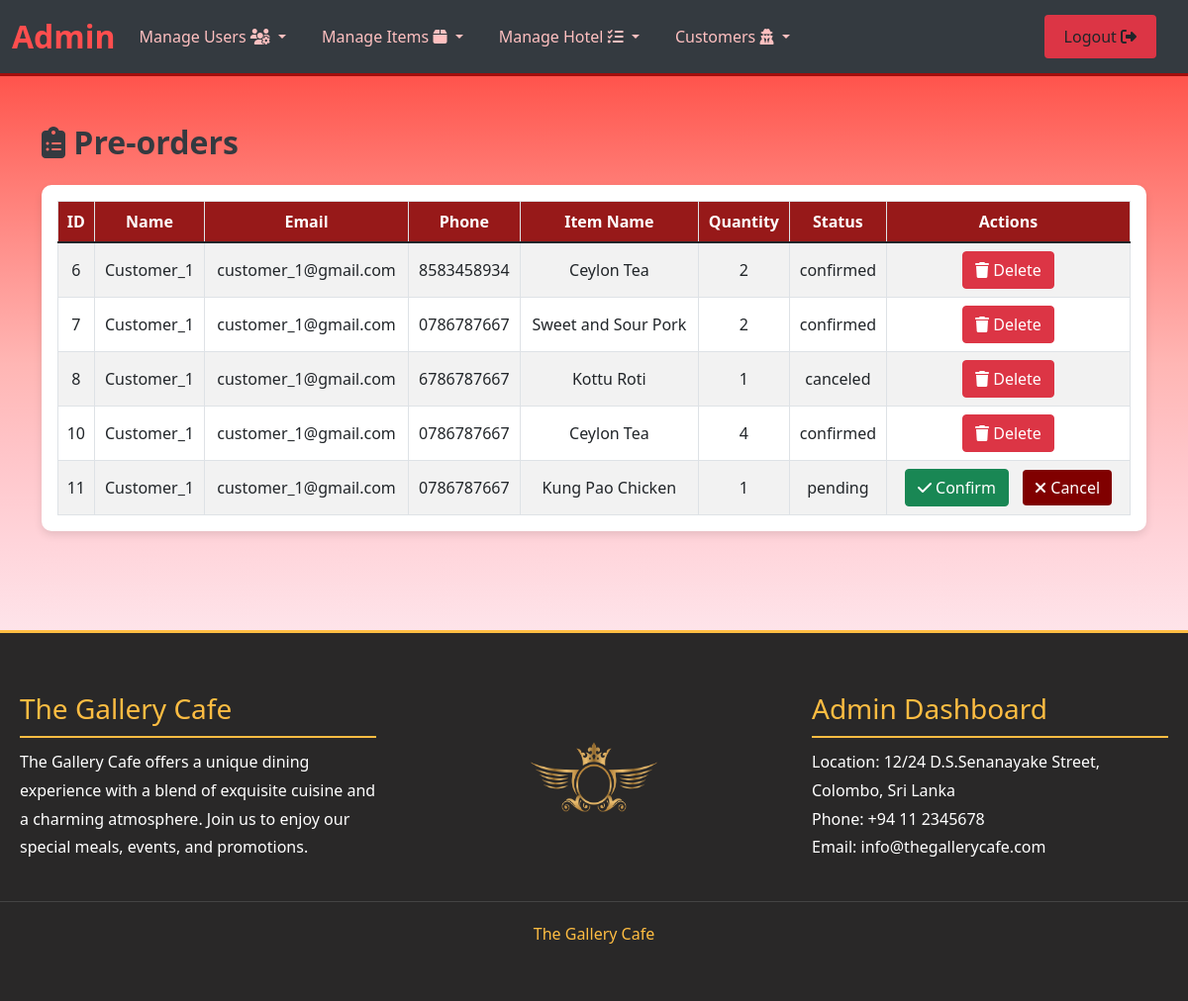
The page /the_gallery_cafe/admin/pre_order_check.php (signed in) on the database its author committed.
### tables this page shows
CREATE TABLE `pre_orders` (
  `id` int(11) NOT NULL,
  `item_id` int(11) NOT NULL,
  `name` varchar(255) NOT NULL,
  `email` varchar(255) NOT NULL,
  `phone` varchar(20) NOT NULL,
  `item_name` varchar(255) NOT NULL,
  `quantity` int(11) NOT NULL,
  `status` varchar(20) DEFAULT 'pending',
  `created_at` timestamp NOT NULL DEFAULT current_timestamp()
);

### the_gallery_cafe/admin/pre_order_check.php (the view, shortened to what this page needs)
<!DOCTYPE html>
<html lang="en">
<head>
    <link rel="stylesheet" href="css/pre_order.css">
    <link rel="stylesheet" href="https://cdnjs.cloudflare.com/ajax/libs/font-awesome/5.15.3/css/all.min.css">
</head>
<body>
<?php include('partials/header_a.php'); ?>
<?php include('../config.php'); ?>
<div class="container mt-5">
    <h2><i class="fas fa-clipboard-list"></i> Pre-orders</h2>
    <div class="card mt-4">
        <div class="card-body">
            <table class="table table-bordered">
                <thead>
                    <tr>
                        <th>ID</th>
                        <th>Name</th>
                        <th>Email</th>
                        <th>Phone</th>
                        <th>Item Name</th>
                        <th>Quantity</th>
                        <th>Status</th>
                        <th>Actions</th>
                    </tr>
                </thead>
                <tbody>
                    <?php
                    $result = $conn->query("SELECT * FROM pre_orders");
                    while ($row = $result->fetch_assoc()) {
                        echo "<tr>";
                        echo "<td>" . $row['id'] . "</td>";
                        echo "<td>" . $row['name'] . "</td>";
                        echo "<td>" . $row['email'] . "</td>";
                        echo "<td>" . $row['phone'] . "</td>";
                        echo "<td>" . $row['item_name'] . "</td>";
                        echo "<td>" . $row['quantity'] . "</td>";
                        echo "<td>" . $row['status'] . "</td>";
                        echo "<td>";
                        if ($row['status'] == 'pending') {
                            echo "<form action='confirm_preorder.php' method='POST' style='display:inline-block'>
                                    <input type='hidden' name='id' value='" . $row['id'] . "'>
                                    <button type='submit' class='btn btn-success'><i class='fas fa-check'></i> Confirm</button>
                                  </form>
                                  <form action='cancel_preorder.php' method='POST' style='display:inline-block'>
                                    <input type='hidden' name='id' value='" . $row['id'] . "'>
                                    <button type='submit' class='btn btn-primary'><i class='fas fa-times'></i> Cancel</button>
                                  </form>";
                        } else {
                            echo "<form action='delete_preorder.php' method='POST' style='display:inline-block'>
                                    <input type='hidden' name='id' value='" . $row['id'] . "'>
                                    <button type='submit' class='btn btn-danger'><i class='fas fa-trash'></i> Delete</button>
                                  </form>";
                        }
                        echo "</td>";
                        echo "</tr>";
                    }
                    ?>
                </tbody>
            </table>
        </div>
    </div>
</div>
<?php include('partials/footer_a.php'); ?>
</body>
</html>

### the_gallery_cafe/customer/css/pre_order.css (style rules this page uses)
body { background-color: #000; margin-inline-start: 0%; margin-inline-end: 0%; margin-block-start: 0%; margin-block-end: 0%; color: #fff; font-family: 'Poppins'; animation: fadeIn 1.5s ease-in-out; }

### the_gallery_cafe/admin/partials/header_a.php (style rules this page uses)
body { animation: fadeIn 0.7s ease-in-out; }
.btn { margin-left: auto; margin-right: 20px; }

### the_gallery_cafe/admin/pre_order_check.php (style rules this page uses)
body { background-image: linear-gradient(to bottom, #ff2e2e, #ff5a52, #ff7b74, #ff9995, #ffb6b4, #ffc5c9, #ffd5db, #fee5eb, #fcecf4, #fbf3fa, #fcf9fd, #ffffff); background-size: cover; margin: 0; padding: 0; }
.container { margin-bottom: 100px; }
.container h2 { font-size: 2rem; color: #343a40; font-weight: bold; }
.card { border: none; border-radius: 10px; box-shadow: 0 4px 8px rgba(0, 0, 0, 0.1); }
.table { margin-bottom: 0; }
.table th, .table td { vertical-align: middle; text-align: center; }
.table thead th { background-color: #971919; color: #ffffff; }
.table tbody tr:nth-child(odd) { background-color: #f2f2f2; }
.btn-success, .btn-danger, .btn-primary { margin: 0 5px; }
.btn-primary { background-color: maroon; border: none; }

### rows shown on the page
pre_orders: id "6", name "Customer_1", email "customer_1@gmail.com", phone "8583458934", item_name "Ceylon Tea", quantity "2", status "confirmed"
pre_orders: id "7", name "Customer_1", email "customer_1@gmail.com", phone "0786787667", item_name "Sweet and Sour Pork", quantity "2", status "confirmed"
pre_orders: id "8", name "Customer_1", email "customer_1@gmail.com", phone "6786787667", item_name "Kottu Roti", quantity "1", status "canceled"
pre_orders: id "10", name "Customer_1", email "customer_1@gmail.com", phone "0786787667", item_name "Ceylon Tea", quantity "4", status "confirmed"
pre_orders: id "11", name "Customer_1", email "customer_1@gmail.com", phone "0786787667", item_name "Kung Pao Chicken", quantity "1", status "pending"
